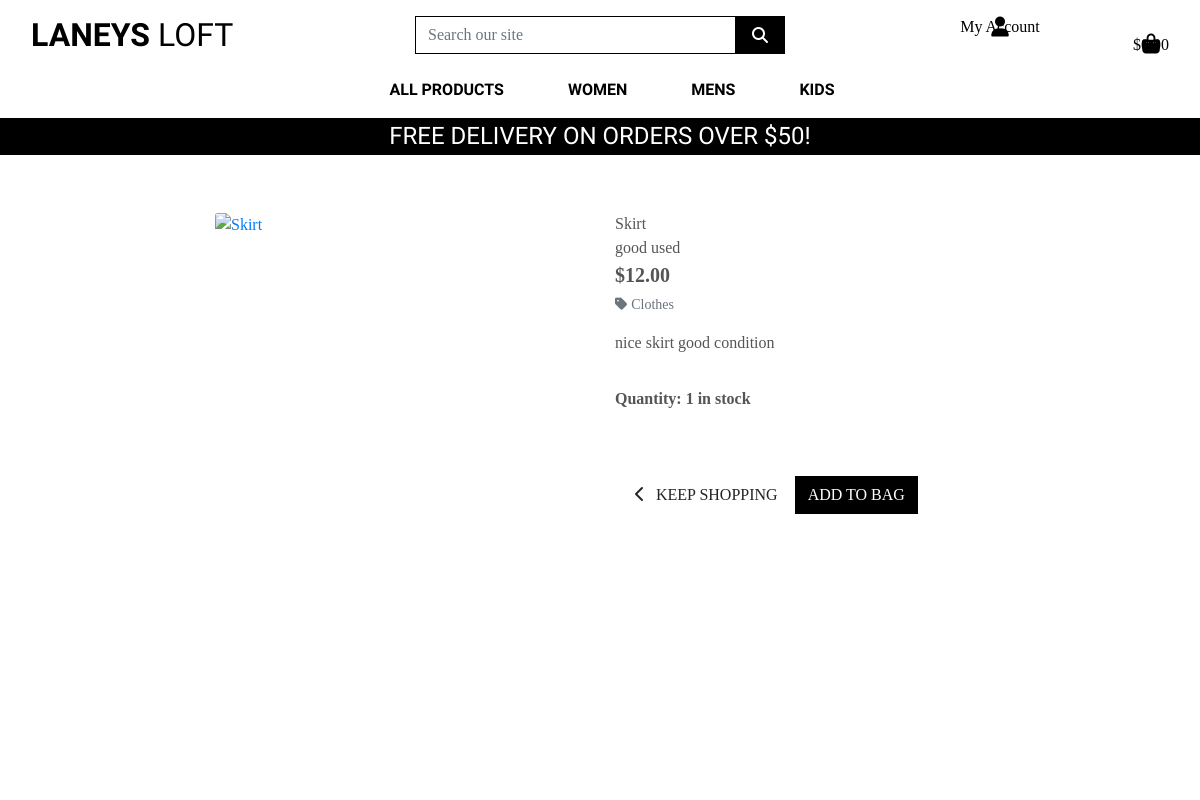
The page /items/ed473d31-a25b-4537-b242-976a00f15c84 on the database its author committed.
### items/models.py (models this page shows, shortened)
class Item(models.Model):
    category = models.ForeignKey('Category', null=True, blank=True, on_delete=models.SET_NULL)
    sku = models.UUIDField(primary_key=True, default=uuid.uuid4, editable=False, max_length=2254)
    name = models.CharField(max_length=254)
    clothes_type = models.ForeignKey('ClothesType', null=True, blank=True, on_delete=models.SET_NULL)
    men_women_children = models.CharField(max_length=200, choices=MEN_WOMEN_CHILDREN, default='na')
    size = models.ForeignKey('Size', null=True, blank=True, on_delete=models.SET_NULL)
    kids_age = models.ForeignKey('KidsAge', null=True, blank=True, on_delete=models.SET_NULL)
    colour = models.ForeignKey('Colour', null=True, blank=True, on_delete=models.SET_NULL)
    brand_or_author = models.ForeignKey('BrandOrAuthor', null=True, blank=True, on_delete=models.SET_NULL)
    description = models.TextField()
    price = models.DecimalField(max_digits=6, decimal_places=2)
    quality = models.CharField(max_length=254)
    image_url = models.URLField(max_length=1024, null=True, blank=True)
    image = models.ImageField(null=True, blank=True)

class Category(models.Model):
    class Meta:
        verbose_name_plural = 'Categories'
    name = models.CharField(max_length=254)
    friendly_name = models.CharField(max_length=254, null=True, blank=True)

### items/views.py (the view)
# urls.py: path('<item_id>', views.item_detail, name='item_detail')
def item_detail(request, item_id):
    item = get_object_or_404(Item, pk=item_id)
    context = {
        'item': item,
    }
    return render(request, 'items/item_detail.html', context)

### bag/contexts.py (called while the page is built, shortened)
def bag_contents(request):
    bag_items = []
    total = 0
    item_count = 0
    bag = request.session.get('bag', {})
    if total < settings.FREE_DELIVERY_THRESHOLD:
        delivery = total * Decimal(settings.STANDARD_DELIVERY_PERCENTAGE / 100)
        free_delivery_delta = settings.FREE_DELIVERY_THRESHOLD - total
    else:
        delivery = 0
        free_delivery_delta = 0
    grand_total = delivery + total
    context = {
        'bag_items': bag_items,
        'total': total,
        'item_count': item_count,
        'delivery': delivery,
        'free_delivery_delta': free_delivery_delta,
        'free_delivery_threshold': settings.FREE_DELIVERY_THRESHOLD,
        'grand_total': grand_total,
    }
    return context

### items/templates/items/item_detail.html (shortened to what this page needs)
{% extends "base.html" %}
{% load static %}
{% block page_header %}
    <div class="container header-container">
    </div>
{% endblock %}
{% block content %}
    <div class="overlay"></div>
    <div class="container-fluid">
        <div class="row">
            <div class="col-12 col-md-6 col-lg-4 offset-lg-2">
                <div class="image-container my-5">
                    {% if item.image %}
                        <a href="{{ item.image.url }}" target="_blank">
                            <img class="card-img-top img-fluid" src="{{ product.image.url }}" alt="{{ item.name }}">
                        </a>
                        {% else %}
                        <a href="">
                            <img class="card-img-top img-fluid" src="{{ MEDIA_URL }}noimage.png" alt="{{ item.name }}">
                        </a>
                    {% endif %}
                </div>
            </div>
            <div class="col-12 col-md-6 col-lg-4">
                <div class="product-details-container mb-5 mt-md-5">
                    <p class="mb-0">{{ item.name }}</p>
                    <p class="mb-0">{{ item.quality }}</p>
                    <p class="lead mb-0 text-left font-weight-bold">${{ item.price }}</p>
                    {% if item.category %}
                    <p class="small mt-1 mb-0">
                        <a class="text-muted" href="{% url 'items' %}?category={{item.category.name }}">
                            <i class="fas fa-tag mr-1"></i>{{ item.category.friendly_name }}
                        </a>
                    </p>
                    {% endif %}
                    <p class="mt-3">{{ item.description }}</p>
                    <form class="form" action="{% url 'add_to_bag' item.sku %}" method="POST">
                        <div class="form-row">
                            <div class="col-12">
                                <p class="mt-3"><strong>Quantity: 1 in stock</strong></p>
                            </div>
                            <div class="col-12">
                                <a href="{% url 'items' %}" class="btn btn-outline-black rounded-0 mt-5">
                                    <span class="icon">
                                        <i class="fas fa-chevron-left"></i>
                                    </span>
                                    <span class="text-uppercase">Keep Shopping</span>
                                </a>
                                <input type="submit" class="btn btn-black rounded-0 text-uppercase mt-5" value="Add to Bag">
                            </div>
                        </div>
                    </form>
                </div>
            </div>
        </div>
    </div>
{% endblock %}

### static/css/base.css (style rules this page uses)
html { height: 100%; }
body { background: url('/media/homepage_background_cropped.jpg') no-repeat center center fixed; background-size: cover; height: calc(100vh - 164px); color: #555; font-family: 'Shippori Antuque'; }
.icon { align-items: center; display: inline-flex; justify-content: center; height: 1.5rem; width: 1.5rem; }
.btn-black { background: black; color: white; }
.overlay { height: 100%; width: 100%; top: 0; left: 0; position: fixed; background: white; z-index: -1; }
@media (min-width: 1200px) { .container { max-width: 80%; } }
@media (min-width: 992px) { .header-container { padding-top: 164px; } }

### rows shown on the page
Item: name "Skirt", quality "good used", price "12.00", category.friendly_name "Clothes", description "nice skirt good condition"

### other values the page prints
{{ free_delivery_threshold }} "50"
